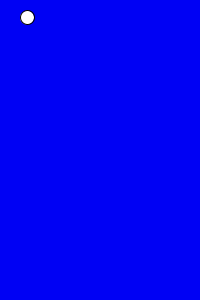
Frame 1 (no input)
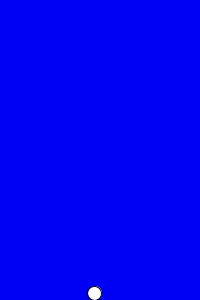
Frame 60 (the mouse pressed at the canvas centre just before this capture)
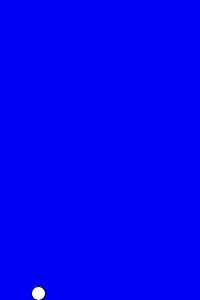
Frame 120 (the mouse held since frame 60 and released just before this capture)

The Processing sketch that drew these frames (run headless with seeded random() and noise(); from frame 60 on, the mouse is pressed at the canvas centre):

// Processing sketch: processing_148219
// ── processing_148219.pde

float x,y; 
float x_velocity, y_velocity; 
float gravity; 
float radius; 
void setup() 
{ 
size(200,300); 
x = 20; 
y = 10; 
x_velocity = 7; 
y_velocity = 7; 
gravity = .6; 
radius = 7; 
} 
void draw() 
{ 
background(500); 
y_velocity += gravity; 
x += x_velocity ; 
y += y_velocity ; 
if ( y>(height-radius)) 
{ 
y = height-radius; 
y_velocity *= -0.6; 
} 
if ( x<radius ) 
{ 
x = radius; 
x_velocity *= -0.4; 
} 
if ( x>(width-radius) ) 
{ 
x = width-radius; 
x_velocity *= -0.4; 
} 
ball(x, y); 
} 
void ball(float x,float y) 
{ 
pushMatrix(); 
translate(x,y); 
ellipseMode(RADIUS); 
ellipse(0, 0, radius, radius); 
popMatrix(); 
} 
